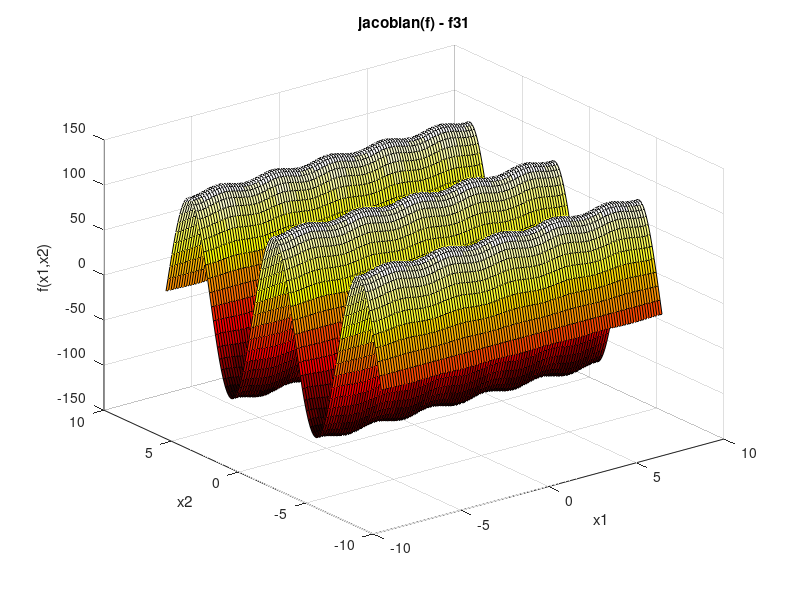
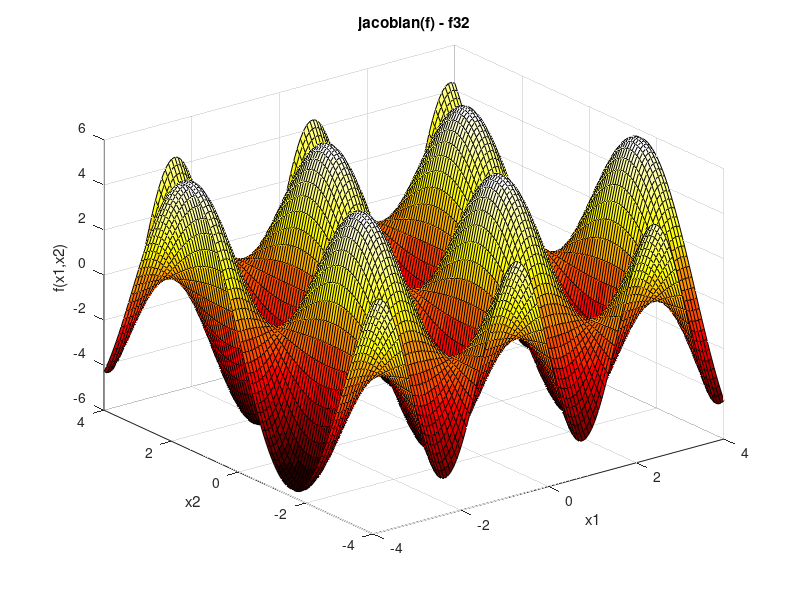

MATLAB code for these plots, in order:
% Biosystem
% Workshop 7 

close all;
clc;

%% function f31 - jacobian(f,[x1 x2 x3])
f1= @(x) (5598529180295619*cos(x(1)))/(36028797018963968*((6276274086778753*cos(x(2))^2)/73786976294838206464 + (1560767486861519*sin(x(2))^2)/9223372036854775808 + 39669627053720337301/28823037615171174400000)); % minimization
n=110;
x1 = linspace(-8,8,n);
y1 = linspace(-8,8,n);
Z1=zeros(length(x1),length(y1));

for i=1:length(x1)
    for j=1:length(y1)
        Z1(i,j)=f1([x1(i) y1(j)]);
    end
end

%% function f32 - jacobian(f,[x1 x2 x3])
f2= @(x)-(34766114932442899370811494898981*cos(x(2))*sin(x(1))*sin(x(2)))/(1329227995784915872903807060280344576*((6276274086778753*cos(x(2))^2)/73786976294838206464 + (1560767486861519*sin(x(2))^2)/9223372036854775808 + 39669627053720337301/28823037615171174400000)^2);
n=110;
x2 = linspace(-4,4,n);
y2 = linspace(-4,4,n);
Z2=zeros(length(x2),length(y2));

for i=1:length(x2)
    for j=1:length(y2)
        Z2(i,j)=f2([x2(i) y2(j)]);
    end
end
%% Surface Graphic f31
figure (1)
surf(x1,y1,Z1)
colormap(hot(20))
title('jacobian(f) - f31');
xlabel('x1');
ylabel('x2');
zlabel('f(x1,x2)');

%% Surface Graphic f32
figure (2)
surf(x2,y2,Z2)
colormap(hot(20))
title('jacobian(f) - f32');
xlabel('x1');
ylabel('x2');
zlabel('f(x1,x2)');



